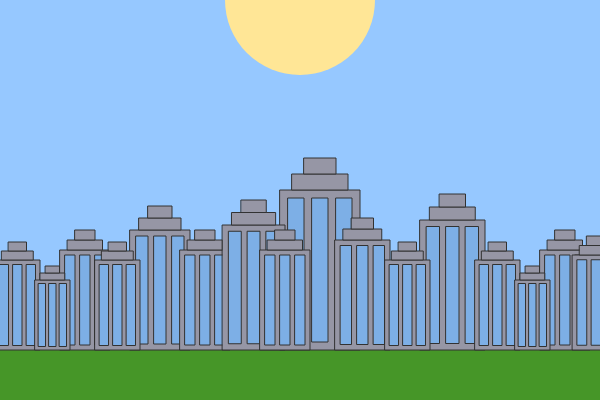
Frame 1 (no input)
Frame 60 (no input): identical to frame 1, image omitted
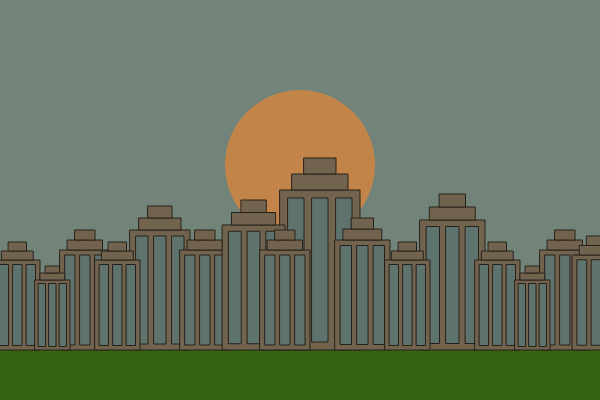
Frame 120 (the mouse pressed at the canvas centre since frame 60)

The p5.js sketch that drew these frames (run headless with seeded random() and noise() and a simulated clock; from frame 60 on, the mouse is pressed at the canvas centre):

// p5.js sketch
// ── sketch.js
let sunOrMoonY;

//Shows morning by manipulating the rectangle in blending mode. Also manipulates sun or moon color.
function morning(position){
  sunOrMoonY = position;
  positionConstrain = constrain(position, 0, 85);
  atmosphereColor = [255, 240, 150, positionConstrain];
  sunOrMoonColor = [255, 230, 150];
}

//Shows afternoon by manipulating the rectangle in blending mode. Also manipulates sun or moon color.
function afternoon(position){
  sunOrMoonY = position;
  positionConstrain = constrain(position, 86, 170);
  atmosphereColor = [160, 120, 50, positionConstrain];
  sunOrMoonColor = [255, 200, 150];
}

//Shows nightime by manipulating the rectangle in blending mode. Also manipulates sun or moon color.
function night(position){
  sunOrMoonY = position;
  positionConstrain = constrain(position, 171, 255);
  atmosphereColor = [40, 60, 100, positionConstrain];
  sunOrMoonColor = [255, 255, 255];
}

//Makes the position of the sun or moon more accurately positioned.
function calculatePosition(){
  return mouseX*0.55;
}

function setup() {
  createCanvas(600, 400);
}

let atmosphereColor;
let sunOrMoonColor;

function draw() {
  noStroke();
  background(150, 200, 255);

  
  if(mouseX >= 0 && mouseX < 200){
    morning(calculatePosition());
  }
  else if(mouseX >= 200 && mouseX < 400){
    afternoon(calculatePosition());
  }
  else{
    night(calculatePosition());
  }

  fill(sunOrMoonColor[0], sunOrMoonColor[1], sunOrMoonColor[2]);
  circle(width/2, sunOrMoonY, 150);

  fill(70, 150, 40);
  rect(0, 350, width, 100);

  drawBuilding(10, 250, 100);
  drawBuilding(-50, 260, 90);
  drawBuilding(0, 280, 70);
  drawBuilding(70, 230, 120);
  drawBuilding(50, 260, 90);
  drawBuilding(200, 190, 160);
  drawBuilding(130, 250, 100);
  drawBuilding(160, 175+50, 125);
  drawBuilding(210, 250, 100);
  drawBuilding(280, 240, 110);
  drawBuilding(355, 220, 130);
  drawBuilding(340, 260, 90);
  drawBuilding(430, 210+50, 90);
  drawBuilding(490, 200+50, 100);
  drawBuilding(480, 230+50, 70);
  drawBuilding(525, 205+50, 95);
  noStroke();

  blendMode(MULTIPLY);
  fill(atmosphereColor[0], atmosphereColor[1], atmosphereColor[2], atmosphereColor[3]);
  rect(0, 0, width, height);
  blendMode(BLEND);
}

//Draws a building using arguments: x, y, and size
function drawBuilding(x, y, size){
  let wallHeight = size*0.5;
  let wallWidth = size*0.5;
  let windowHeight = size*0.5;
  let windowWidth = size*0.5;
  let offset = size*0.5;

  stroke(50);

  //buildingWall
  fill(150, 150, 165);
  rect(x + offset, y, 1*wallWidth, 2*wallHeight);
  rect(x + 1.15*offset, y + -0.2*offset, 0.7*wallWidth, 0.2*wallHeight);
  rect(x + 1.3*offset, y + -0.4*offset, 0.4*wallWidth, 0.2*wallHeight);

  //windows
  fill(125, 175, 230);
  rect(x + 1.1*offset, y + 0.10*offset, 0.2*windowWidth, 1.8*windowHeight);
  rect(x + 1.4*offset, y + 0.10*offset, 0.2*windowWidth, 1.8*windowHeight);
  rect(x + 1.7*offset, y + 0.10*offset, 0.2*windowWidth, 1.8*windowHeight);
}
